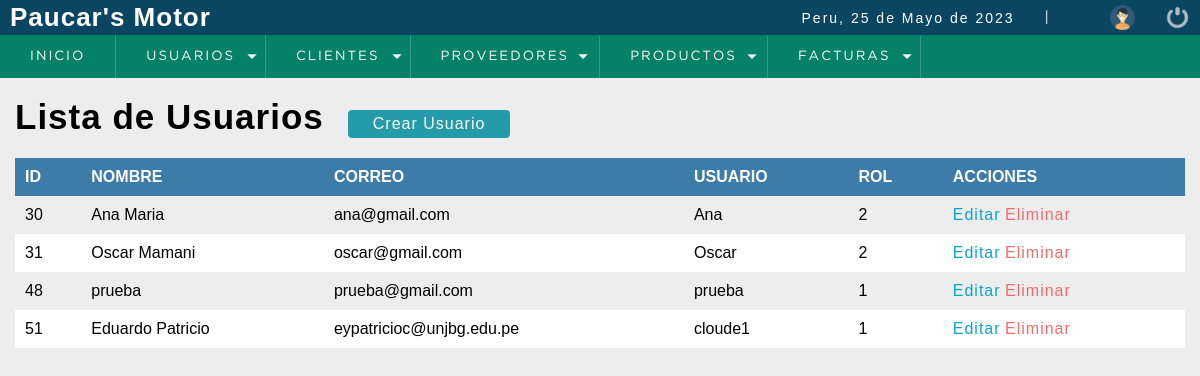
Page /sistema/lista_usuario.php on the committed database.
### tables this page shows
CREATE TABLE `usuarios` (
  `id` int(11) NOT NULL,
  `nombre_completo` varchar(50) NOT NULL,
  `correo` varchar(50) NOT NULL,
  `usuario` varchar(50) NOT NULL,
  `contrasena` varchar(150) NOT NULL,
  `id_rol` int(11) NOT NULL
);

### sistema/includes/functions.php (called while the page is built, shortened)
<?php
	function fechaC(){
		$mes = array("","Enero",
					  "Febrero",
					  "Marzo",
					  "Abril",
					  "Mayo",
					  "Junio",
					  "Julio",
					  "Agosto",
					  "Septiembre",
					  "Octubre",
					  "Noviembre",
					  "Diciembre");
		return date('d')." de ". $mes[date('n')] . " de " . date('Y');
	}
?>

### sistema/lista_usuario.php (the view, shortened to what this page needs)
<?php
    include '../conexion_be.php';
?>
<!DOCTYPE html>
<html lang="en">
<head>
    <?php include "includes/script.php"; ?>
</head>
<body>
    <?php include "includes/header.php"; ?>
    <section id="container">
        <h1>Lista de Usuarios</h1>
        <a href="registrar_usuario.php" class="btn_new">Crear Usuario</a>
        <table>
            <tr>
                <th>ID</th>
                <th>NOMBRE</th>
                <th>CORREO</th>
                <th>USUARIO</th>
                <th>ROL</th>
                <th>ACCIONES</th>
            </tr>
            <?php
                $query = "SELECT u.id, u.nombre_completo, u.correo, u.usuario, u.id_rol, r.id_r
                          FROM usuarios u INNER JOIN roles r ON u.id_rol = r.id_r";
                $result = mysqli_query($conexion, $query);
                if(mysqli_num_rows($result) > 0) {
                    while($data = mysqli_fetch_array($result)) {
            ?>
            <tr>
                <td><?php echo $data["id"]; ?></td>
                <td><?php echo $data["nombre_completo"]; ?></td>
                <td><?php echo $data["correo"]; ?></td>
                <td><?php echo $data["usuario"]; ?></td>
                <td><?php echo $data["id_rol"]; ?></td>
                <td>
                    <a class="link_edit" href="editar_usuario.php?id=<?php echo $data["id"]; ?>">Editar</a>
                    <a class="link_delete" href="eliminar_usuario.php?id=<?php echo $data["id"]; ?>">Eliminar</a>
                </td>
            </tr>
            <?php
                    }
                }
            ?>
        </table>
    </section>
</body>
</html>

### sistema/includes/script.php (shortened to what this page needs)
<link rel="stylesheet" type="text/css" href="../sistema/css/style.css">
<?php include "includes/functions.php";?>

### sistema/includes/header.php (shortened to what this page needs)
<header>
		<div class="header">
			<h1>Paucar's Motor</h1>
			<div class="optionsBar">
				<p>Peru, <?php echo fechaC(); ?></p>
				<span>|</span>
				<img class="photouser" src="img/user.png" alt="Usuario">
				<a href="../php/cerrar_session.php"><img class="close" src="img/salir.png" alt="Salir del sistema" title="Salir"></a>
			</div>
		</div>
    	<?php
		    include "nav.php";
	    ?>
	</header>

### sistema/includes/nav.php (shortened to what this page needs)
<nav>
			<ul>
				<li><a href="#">Inicio</a></li>
				<li class="principal">
					<a href="#">Usuarios</a>
				</li>
				<li class="principal">
					<a href="#">Clientes</a>
				</li>
				<li class="principal">
					<a href="#">Proveedores</a>
				</li>
				<li class="principal">
					<a href="#">Productos</a>
				</li>
				<li class="principal">
					<a href="#">Facturas</a>
				</li>
			</ul>
		</nav>

### sistema/css/style.css (style rules this page uses)
* { margin: 0; padding: 0; box-sizing: border-box; }
body { background: #ededed; }
h1, h2, h3, h4, h5, h6 { font-family: 'arial'; font-weight: bold; letter-spacing: 1px; }
h1 { font-size: 26px; }
p { font-family: 'arial'; letter-spacing: 2px; font-size: 14px; line-height: 20px; }
a { text-decoration: none; font-family: arial; letter-spacing: 1px; }
span { font-family: 'GothamBook'; letter-spacing: 1px; font-size: 14px; line-height: 20px; }
header { position: fixed; width: 100%; }
.header { color: #FFF; background: #0a4661; height: 35px; display: -webkit-flex; display: -moz-flex; display: -ms-flex; display: -o-flex; display: flex; justify-content: space-between; align-items: center; padding: 10px; }
.optionsBar { display: -webkit-flex; display: -moz-flex; display: -ms-flex; display: -o-flex; display: flex; justify-content: center; align-items: center; }
.optionsBar span { color: #FFF; font-size: 11pt; font-family: 'GothamBook'; text-transform: uppercase; margin-left: 30px; }
.photouser { margin-left: 30px; width: 25px; height: 25px; }
.close { width: 25px; height: 25px; }
.optionsBar a { display: -webkit-flex; display: -moz-flex; display: -ms-flex; display: -o-flex; display: flex; margin-left: 30px; }
nav ul { background: #058167; list-style: none; display: -webkit-flex; display: -moz-flex; display: -ms-flex; display: -o-flex; display: flex; justify-content: left; align-items: center; }
nav ul > li a { position: relative; }
nav a { color: #FFF; display: block; font-size: 10pt; font-family: 'GothamBook'; padding: 15px 30px; text-transform: uppercase; letter-spacing: 2px; transition: background .5s; border-right: 1px solid #319B8F; }
nav .principal > a { background: url(../images/arrow_bottom.png) no-repeat; background-position-x: 0%; background-position-y: 0%; background-size: auto auto; background-position: 94% center; background-size: 10px; }
#container { padding: 90px 15px 15px; }
#container h1 { font-size: 35px; display: inline-block; }
.btn_new { display: inline-block; background: #239baa; color: #FFF; padding: 5px 25px; border-radius: 4px; margin: 20px; }
table { border-collapse: collapse; font-size: 12pt; font-family: 'arial'; width: 100%; }
table th { text-align: left; padding: 10px; background: #3d7ba8; color: #FFF; }
table tr:nth-child(odd) { background-color: #FFF; }
table td { padding: 10px; }
.link_edit { color: #0ca4ce ; }
.link_delete { color: #f26b6b; }

### rows in the picture
usuarios: id "30", nombre_completo "Ana Maria", correo "ana@gmail.com", usuario "Ana", id_rol "2"
usuarios: id "31", nombre_completo "Oscar Mamani", correo "oscar@gmail.com", usuario "Oscar", id_rol "2"
usuarios: id "48", nombre_completo "prueba", correo "prueba@gmail.com", usuario "prueba", id_rol "1"
usuarios: id "51", nombre_completo "Eduardo Patricio", correo "eypatricioc@unjbg.edu.pe", usuario "cloude1", id_rol "1"

### other values in the picture
fechaC() "25 de Mayo de 2023"
